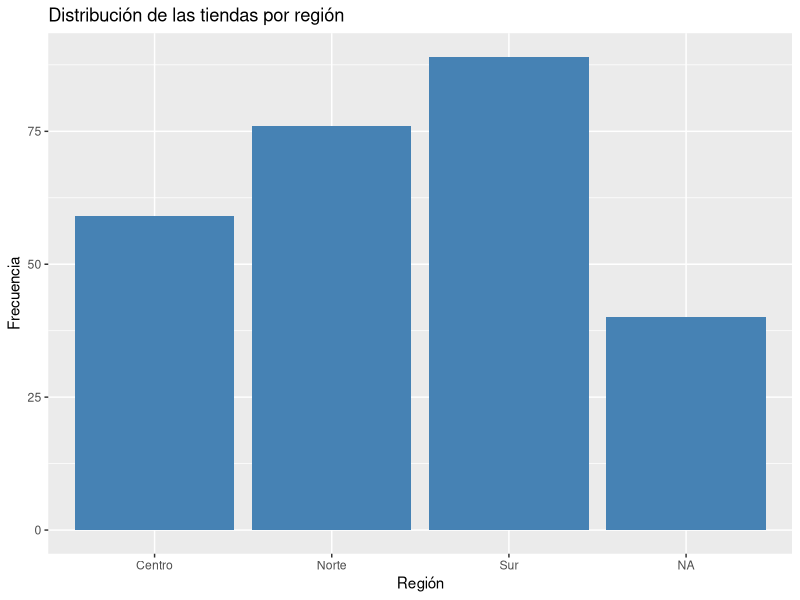
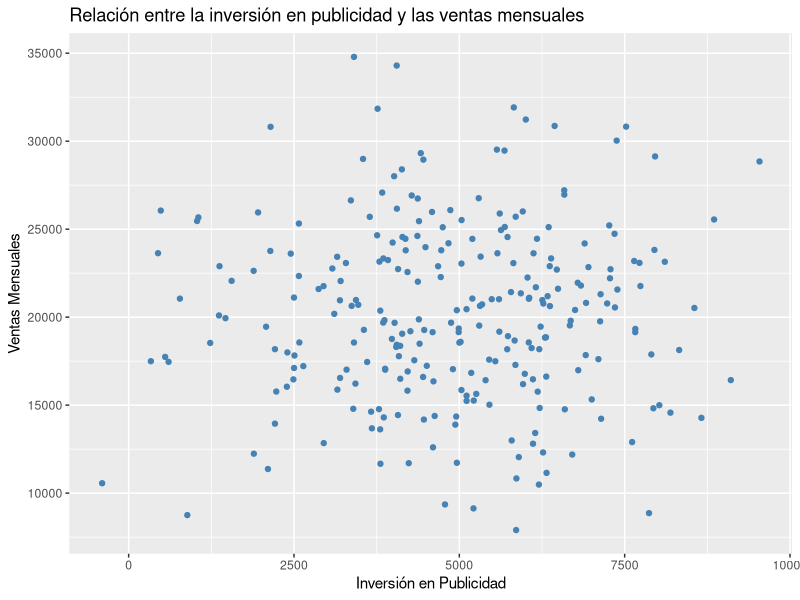
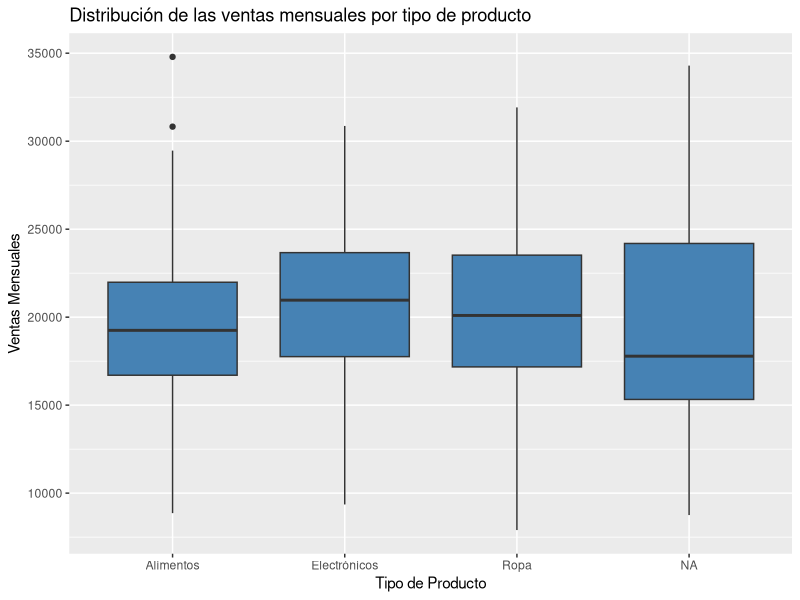

Write R code to recreate these figures, in order.
## ---- chunk 1
# Cargamos la librería
library(readr)
## ---- chunk 2

# Cargamos la base de datos
df_datos_economicos <- read_delim("../assets/data/Bases de datos para practicar/datos_economicos.csv", 
                                  delim = ";", 
                                  col_types = cols(), 
                                  escape_double = FALSE,
                                  locale = locale(decimal_mark = ",")
                                  )
head(df_datos_economicos)
## ---- chunk 3
# Cargamos la librería
library(kableExtra)
## ---- chunk 4
# Mostramos la base de datos de una manera más bonita
kable(df_datos_economicos, "html") %>%
  kable_styling(bootstrap_options = c("striped", "hover", "condensed", "responsive")) %>%
  scroll_box(width = "100%", height = "300px")

## ---- chunk 5
# Tamaño de la muestra
tamaño_muestra = nrow(df_datos_economicos)
tamaño_muestra
## ---- chunk 6
# Valores faltantes en la variable VM
valores_faltantes_VM = sum(is.na(df_datos_economicos$VM))
valores_faltantes_VM
## ---- chunk 7
# Varianza de la variable VM
varianza_VM = var(df_datos_economicos$VM, na.rm = TRUE)
varianza_VM
## ---- chunk 8
# Media de la variable VM
media_VM = mean(df_datos_economicos$VM, na.rm = TRUE)
media_VM
## ---- chunk 9
# Categoría que más se repite en la variable Región
categoria_mas_repetida = names(which.max(table(df_datos_economicos$Region)))
categoria_mas_repetida
## ---- chunk 10
# Media de la inversión en publicidad para el tipo de tienda Mediana
media_inversion_publicidad_mediana = mean(df_datos_economicos$IP[df_datos_economicos$TT == "Mediana"], na.rm = TRUE)
media_inversion_publicidad_mediana
## ---- chunk 11
# Cargamos la librería
library(ggplot2)
## ---- chunk 12
# Grafico de barras para la variable Región
ggplot(df_datos_economicos, aes(x = Region)) +
  geom_bar(fill = "steelblue") +
  labs(title = "Distribución de las tiendas por región",
       x = "Región",
       y = "Frecuencia")
## ---- chunk 13
# Grafico de dispersión para la variable Inversión en Publicidad y Ventas Mensuales
ggplot(df_datos_economicos, aes(x = IP, y = VM)) +
  geom_point(color = "steelblue") +
  labs(title = "Relación entre la inversión en publicidad y las ventas mensuales",
       x = "Inversión en Publicidad",
       y = "Ventas Mensuales")
## ---- chunk 14
# Grafico de cajas para la variable Tipo de Producto y Ventas Mensuales
ggplot(df_datos_economicos, aes(x = TP, y = VM)) +
  geom_boxplot(fill = "steelblue") +
  labs(title = "Distribución de las ventas mensuales por tipo de producto",
       x = "Tipo de Producto",
       y = "Ventas Mensuales")
